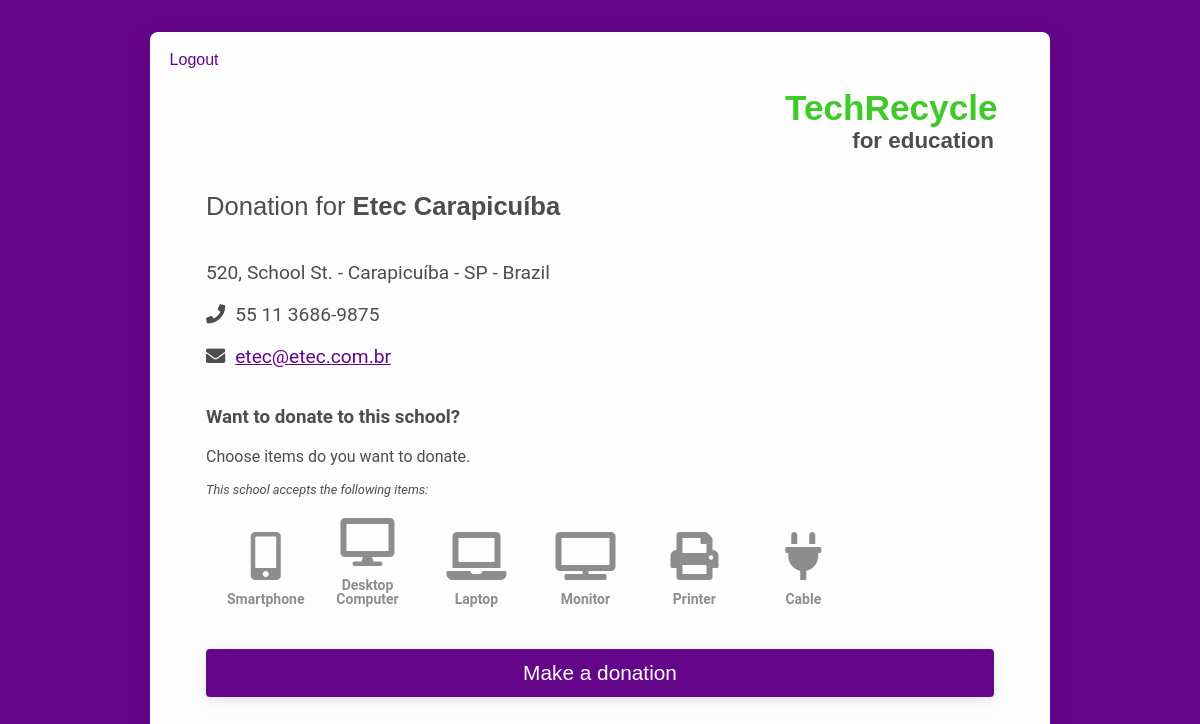
/school/2 (signed in), run on the app's committed database.
### tables this page shows
CREATE TABLE "schools" (
	"id"	INTEGER,
	"name"	VARCHAR(255),
	"address"	VARCHAR(255),
	"city"	VARCHAR(255),
	"state"	VARCHAR(255),
	"country"	VARCHAR(255),
	"phone"	VARCHAR(20),
	"email"	VARCHAR(255),
	"password"	VARCHAR(255),
	"latitude"	Decimal(8, 6),
	"longitude"	Decimal(9, 6),
	"photo"	VARCHAR(255),
	PRIMARY KEY("id")
);

CREATE TABLE "school_items" (
	"id"	INTEGER,
	"school_id"	INTEGER NOT NULL,
	"item_id"	INTEGER NOT NULL,
	PRIMARY KEY("id" AUTOINCREMENT)
);

CREATE TABLE 'items' ( 'id' INTEGER PRIMARY KEY, 'name' VARCHAR(255), 'description' VARCHAR(255), 'icon' VARCHAR(255), 'scores' INTEGER );

### app.py (the view)
@app.route('/school/<schoolId>')
def ong(schoolId):
    if 'userId' in session:
        con = sql.connect(DATABASE)
        con.row_factory = sql.Row
        cursor = con.cursor()
        cursor.execute('SELECT * FROM `schools` WHERE id=?', [schoolId])
        school = cursor.fetchone()
        cursor.execute(
            'SELECT * FROM school_items INNER JOIN items ON items.id = school_items.item_id WHERE school_items.school_id=?', [schoolId])
        items = cursor.fetchall()
        return render_template('school.html', school=school, items=items)
    else:
        return redirect('/login')

### templates/school.html (shortened to what this page needs)
{% extends "layout.html" %} {% block link %}
<link rel="stylesheet" href="{{ url_for('static', filename='css/all.css') }}" />
{% endblock %} {% block pageTitle %} <span class="title">Donation for</span> {{
school['name'] }}{% endblock %} {% block content %}
<div id="school">
  <ul class="school-info">
    <li class="address">
      {{ school['address'] }} - {{ school['city'] }} - {{ school['state'] }} -
      {{ school['country'] }}
    </li>
    <li class="phone"><i class="fas fa-phone"> </i>{{ school['phone'] }}</li>
    <li class="email">
      <i class="fas fa-envelope"> </i
      ><a href="mailto:{{ school['email'] }}">{{ school['email'] }}</a>
    </li>
  </ul>
  <form action="/donate/{{ school['id'] }}" method="POST">
    <h3 class="marg-t marg-b">Want to donate to this school?</h3>
    <h4 class="marg-b normal">Choose items do you want to donate.</h4>
    <p class="descr">This school accepts the following items:</p>
    <div class="checks">
      <ul>
        {% for item in items %}
        <li>
          <label for="check-{{ item['name'] }}">
            <i class="fas {{ item['icon'] }} fa-3x">
              <h4 class="center">{{ item['name'] }}</h4>
            </i>
          </label>
        </li>
        {% endfor%}
      </ul>
    </div>
    <input type="submit" value="Make a donation" class="button solid" />
  </form>
</div>
{% endblock %}

### static/css/style.css (style rules this page uses)
:root { --primary: #4d4d4d; --secondary: #ffffff; --white: #fdfdfd; --darkgray: #3d3d3d; --lightgray: #8d8d8d; --lightergray: #f3f3f3; --green: #3fca28; --purple: #65068a; --font: 'Roboto', sans-serif; --shadow-small: 0px 2px 2px rgba(0, 0, 0, 0.04), 0px 2px 8px rgba(0, 0, 0, 0.08); --shadow: 0px 4px 4px rgba(0, 0, 0, 0.04), 0px 4px 16px rgba(0, 0, 0, 0.08); --shadow-big: 0px 8px 8px rgba(0, 0, 0, 0.04), 0px 8px 32px rgba(0, 0, 0, 0.08); }
* { margin: 0; padding: 0; -webkit-box-sizing: border-box; box-sizing: border-box; }
html, body, #root { max-height: 100vh; max-width: 100vw; height: 100%; width: 100%; }
body { padding: 2em; font-family: var(--font); color: var(--primary); background-color: var(--purple); }
a { color: var(--purple); }
header span { font-size: 1.4em; font-weight: bold; color: var(--primary); }
.button { width: 100%; font-size: 1.3em; text-align: center; text-decoration: none; border-radius: 4px; padding: 12px; margin: 20px 0; outline: none; border: none; cursor: pointer; display: block; -webkit-box-shadow: var(--shadow); box-shadow: var(--shadow); -webkit-transition: all 300ms ease-out; transition: all 300ms ease-out; }
.solid { color: var(--secondary); background-color: var(--purple); }
input[type='submit'], input[type='button'] { width: 100%; font-size: 1.3em; padding: 12px; margin: 20px 0; border: none; outline: none; cursor: pointer; -webkit-box-shadow: var(--shadow); box-shadow: var(--shadow); -webkit-transition: all 300ms ease-out; transition: all 300ms ease-out; }
.title { font-weight: normal; font-size: 1em; }
#school { height: 100%; display: -webkit-box; display: -ms-flexbox; display: flex; -webkit-box-orient: vertical; -webkit-box-direction: normal; -ms-flex-direction: column; flex-direction: column; -ms-flex-pack: distribute; justify-content: space-around; }
#school .descr { margin-top: 5px; font-size: 0.8em; font-style: italic; }
#school .school-info li { margin: 1em 0; font-size: 1.2em; }
#school .school-info li i { margin-right: 10px; }
#school ul li { list-style: none; }
#school .checks ul { list-style-type: none; }
#school .checks li { display: inline-block; }
#school .checks label { width: 85px; text-align: center; border: 1px solid var(--white); border-radius: 8px; padding: 10px; color: var(--lightgray); display: block; position: relative; margin: 10px; cursor: pointer; }
#school .checks label:before { background-color: var(--white); color: var(--white); content: ' '; display: block; border-radius: 50%; position: absolute; top: -7px; left: 60px; width: 30px; height: 30px; text-align: center; line-height: 28px; -webkit-transition-duration: 0.4s; transition-duration: 0.4s; -webkit-transform: scale(0); transform: scale(0); }
#school .checks label i { -webkit-transition-duration: 0.2s; transition-duration: 0.2s; -webkit-transform-origin: 50% 50%; transform-origin: 50% 50%; }
#school .checks label i h4 { font-size: 14px; font-family: var(--font); margin-top: 12px; }
.center { text-align: center; }
.marg-t { margin-top: 1em; }
.marg-b { margin-bottom: 1em; }
.normal { font-weight: normal; }

### static/css/all.css (style rules this page uses)
.fa, .fas, .far, .fal, .fad, .fab { -moz-osx-font-smoothing: grayscale; -webkit-font-smoothing: antialiased; display: inline-block; font-style: normal; font-variant: normal; text-rendering: auto; line-height: 1; }
.fa-3x { font-size: 3em; }
.fa-desktop:before { content: "\f108"; }
.fa-envelope:before { content: "\f0e0"; }
.fa-laptop:before { content: "\f109"; }
.fa-mobile-alt:before { content: "\f3cd"; }
.fa-phone:before { content: "\f095"; }
.fa-plug:before { content: "\f1e6"; }
.fa-print:before { content: "\f02f"; }
.fa-tv:before { content: "\f26c"; }

### data on the page
schools: name "Etec Carapicuíba", address "520, School St.", city "Carapicuíba", state "SP", country "Brazil", phone "55 11 3686-9875", email "etec@etec.com.br"
school_items: name "Smartphone"
school_items: name "Desktop Computer"
school_items: name "Laptop"
school_items: name "Monitor"
school_items: name "Printer"
school_items: name "Cable"
